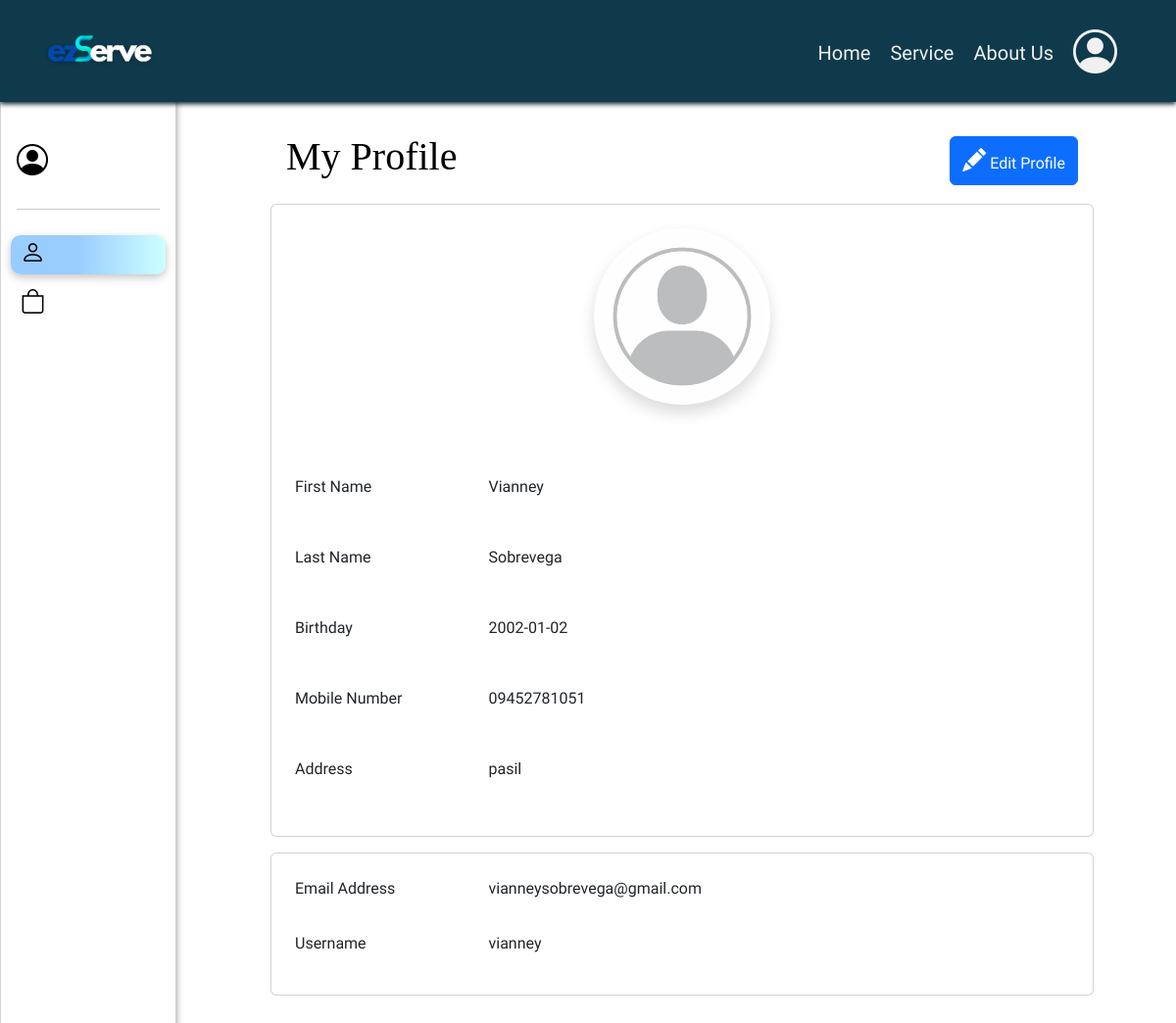
Page /?page=client_profile (signed in) on the committed database.
### tables this page shows
CREATE TABLE `client` (
  `clientID` int(11) NOT NULL,
  `fname` varchar(50) NOT NULL,
  `lname` varchar(50) NOT NULL,
  `birthday` date NOT NULL,
  `email` varchar(50) NOT NULL,
  `verification_code` int(100) NOT NULL,
  `number` varchar(30) NOT NULL,
  `ownerAddress` varchar(255) NOT NULL,
  `username` varchar(100) NOT NULL,
  `password` varchar(100) NOT NULL,
  `repassword` varchar(100) NOT NULL,
  `usertype` varchar(50) NOT NULL,
  `profileImage` longblob NOT NULL,
  `status` tinyint(4) NOT NULL,
  `created` timestamp NOT NULL DEFAULT current_timestamp(),
  `updated` timestamp NOT NULL DEFAULT current_timestamp()
);

### functions.php (called while the page is built, shortened)
<?php
function element( $el ) {
	include ROOT_DIR . "/elements/$el.php";
}

### index.php (called while the page is built, shortened)
<?php
	require 'functions.php';
	require 'page.php';
?>

### app/functions/userFunction.php (called while the page is built, shortened)
<?php
function viewUser($userID) {
    global $DB;
    $usertype = $_SESSION[AUTH_TYPE];
    if ($usertype === 'client') {
        $query = $DB->prepare("SELECT * FROM client WHERE clientID = ?");
    } elseif ($usertype === 'business owner') {
        $query = $DB->prepare("SELECT * FROM business_owner WHERE ownerID = ?");
    } else {
        return null;
    }
    $query->bind_param("i", $userID);
    $query->execute();
    $result = $query->get_result();
    $user = $result->fetch_object();
    return $user;
}
?>

### elements/profile-form.php (the view, shortened to what this page needs)
<?php
$userData = viewUser($_SESSION['userID']);
$fname = $userData->fname;
$lname = $userData->lname;
$birthday = $userData->birthday;
$email = $userData->email;
$number = $userData->number;
$username = $userData->username;
$ownerAddress = $userData->ownerAddress;
$profileImage = $userData->profileImage;
?>
<div class="pb-5" style="height: auto ">
<div id="profile" class="profile" style="margin: 120px 0 0 23%; width: 70vw" >
  <div class="d-flex justify-content-between align-items-center p-3">
    <h1 >My Profile</h1>
    <a href="#" class="btn-edit btn-md btn btn-primary float-end  " onclick="toggleEditable()">
    <i id="pencilIcon" class="bi bi-pencil-fill" style="font-size: 24px; "></i>
                <span class="mt-1">Edit Profile</span>
    </a>
  </div>
  <form id="profileForm" method="POST" class="pb-5 " enctype="multipart/form-data">
        <div class="form">
            <div class="card p-4 mb-3">
            <div class="row g-3">
                <div class="d-flex justify-content-center align-items-center mb-2 ">
                <div>
                        <img class="profileImg rounded-circle shadow p-1 mb-5 bg-white" id="preview_profileImage" alt="Profile Image"
                        src="<?php echo !empty($profileImage) ? $profileImage : 'assets/images/profile-placeholder.jpg'; ?>"
                        style="width: 180px">
                </div>
                </div>
                <div class="fields mb-3 ">
                    <label class="mb-2 col-lg-3 col-sm-5" for="fname">First Name</label>
                    <p id="fnameDisplay" style="display:block"><?php echo $fname; ?></p>
                </div>
                <div class=" fields mb-3">
                    <label class="mb-2 col-lg-3 col-sm-5" for="lname">Last Name</label>
                    <p id="lnameDisplay" style="display:block"><?php echo $lname; ?></p>
                </div>
                <div class="fields  mb-3 ">
                    <label class="mb-2 col-lg-3 col-sm-5" for="birthday">Birthday</label>
                    <p id="birthdayDisplay" style="display:block"><?php echo $birthday; ?></p>
                </div>
                <div class="fields  mb-3 ">
                    <label class="mb-2 col-lg-3 col-sm-5 " for="number">Mobile Number</label>
                    <p id="numberDisplay" style="display:block"><?php echo $number; ?></p>
                </div>
                <div class="fields mb-3 ">
                    <label class="mb-2 col-lg-3 col-sm-5" for="ownerAddress">Address</label>
                    <p id="ownerAddressDisplay" style="display:block"><?php echo $ownerAddress; ?></p>
                </div>
</div>
                </div>
                <div class="card p-4">
                    <div class="fields mb-3 ">
                        <label class="mb-2 col-lg-3 col-sm-5 " for="email">Email Address</label>
                        <p id="emailDisplay" style="display:block"><?php echo $email; ?></p>
                    </div>
                    <div class="fields ">
                        <label class="mb-2 col-lg-3 col-sm-5 " for="username">Username</label>
                        <p id="usernameDisplay" style="display:block"><?php echo $username; ?></p>
                    </div>
                </div>
                <div class="d-flex justify-content-end p-3" id="buttons">
                </div>
                </div>
        </div>
</div>

### assets/view.css (style rules this page uses)
body { font-family: "Lexend exa", Arial; overflow-x: hidden; background-image: url(./images/bg-2.png); background-repeat:repeat-y; background-size: cover; }
h1 { color: #000000; }
a { text-decoration: none; }
h1 { font-family: "Arvo"!important; }

### elements/profile-form.php (style rules this page uses)
@media (max-width: 1700px) { .fields { display: flex; flex-direction: row } }
@media (max-width: 1700px) { .profileImg { width: 180px; height: 180px; } }

### rows in the picture
client: fname "Vianney", lname "Sobrevega", birthday "2002-01-02", number "09452781051", ownerAddress "pasil", email "vianneysobrevega@gmail.com", username "vianney"
